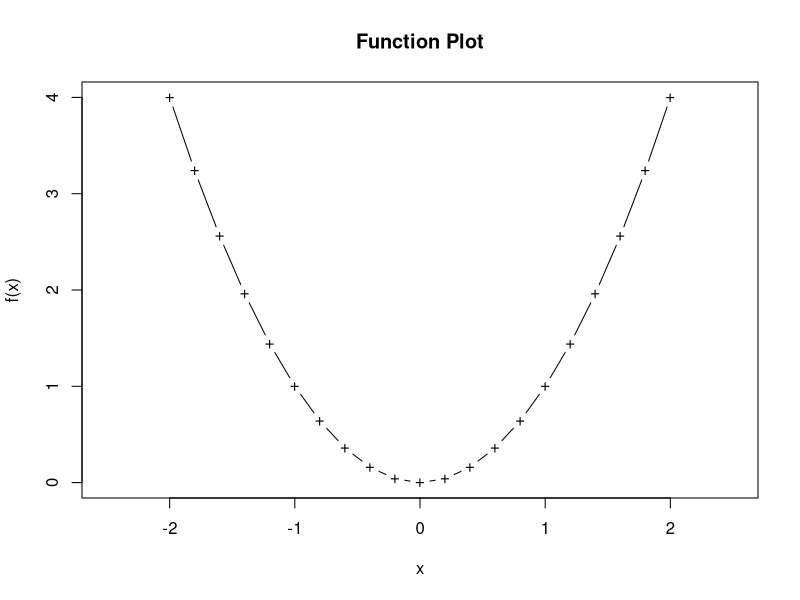
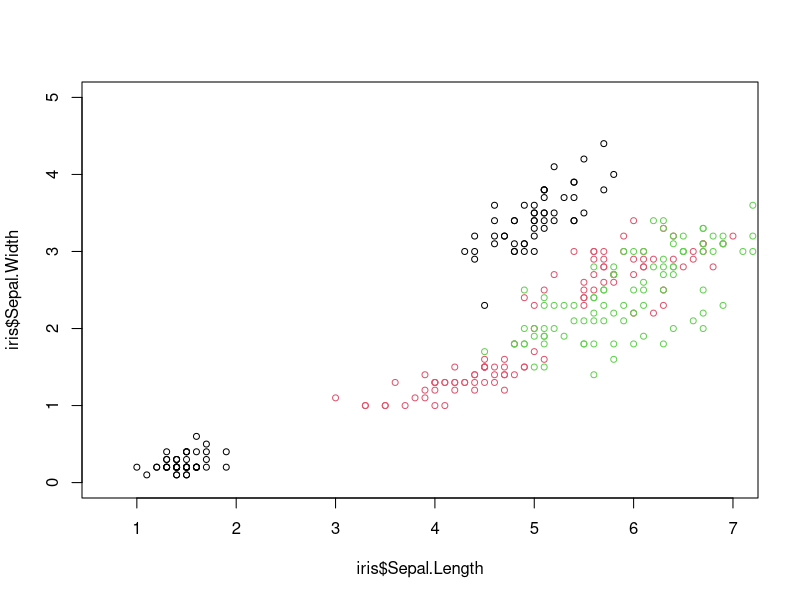
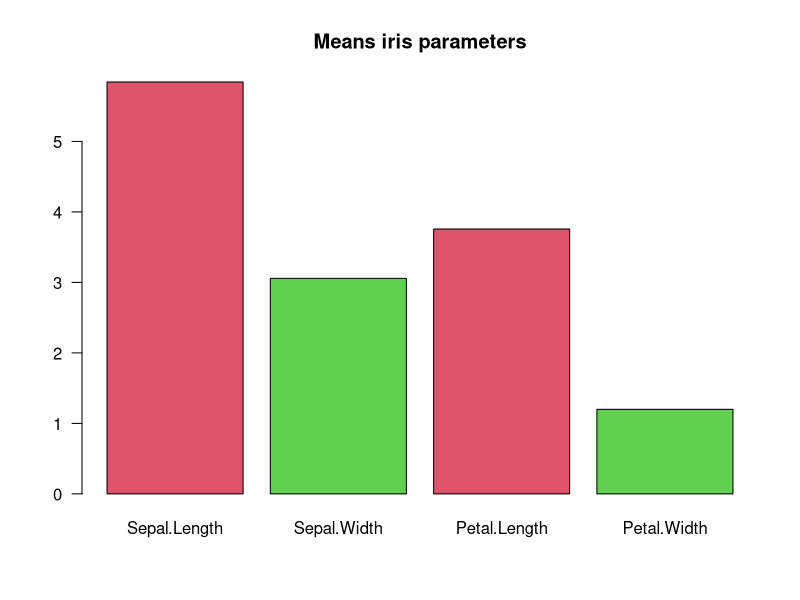
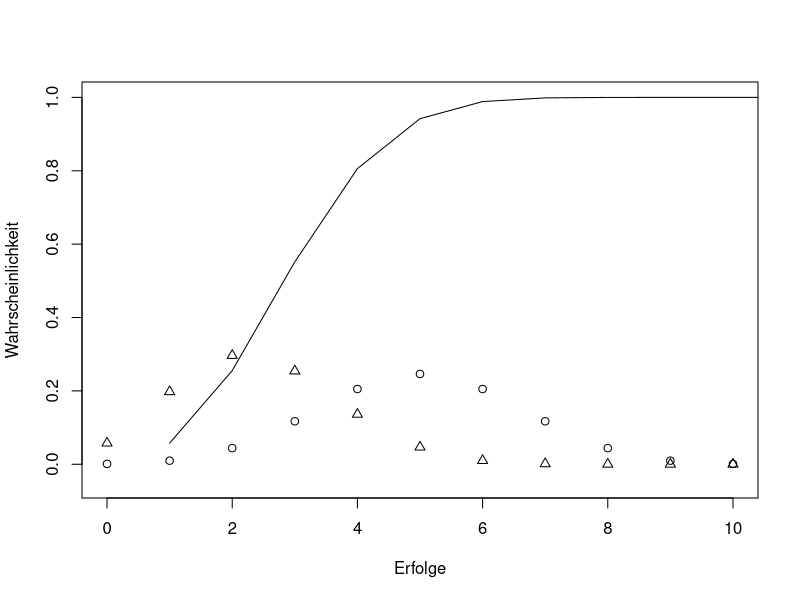
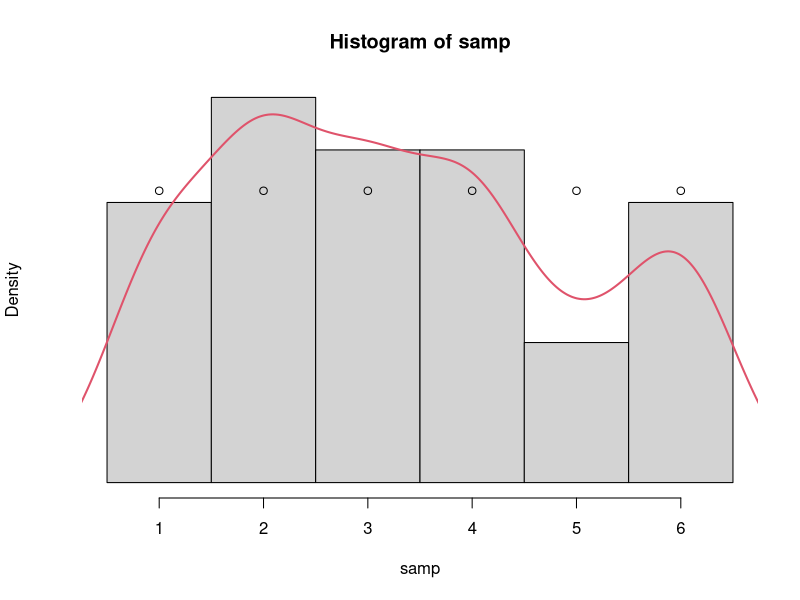
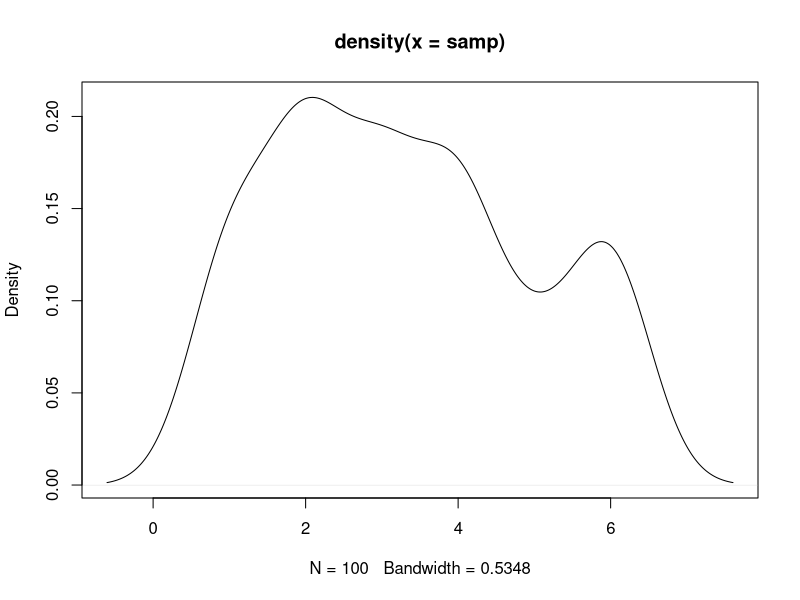
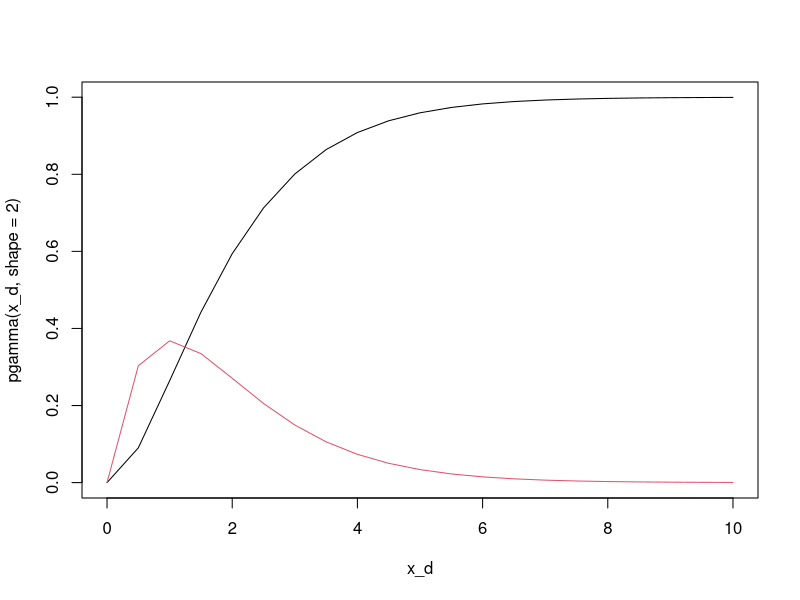
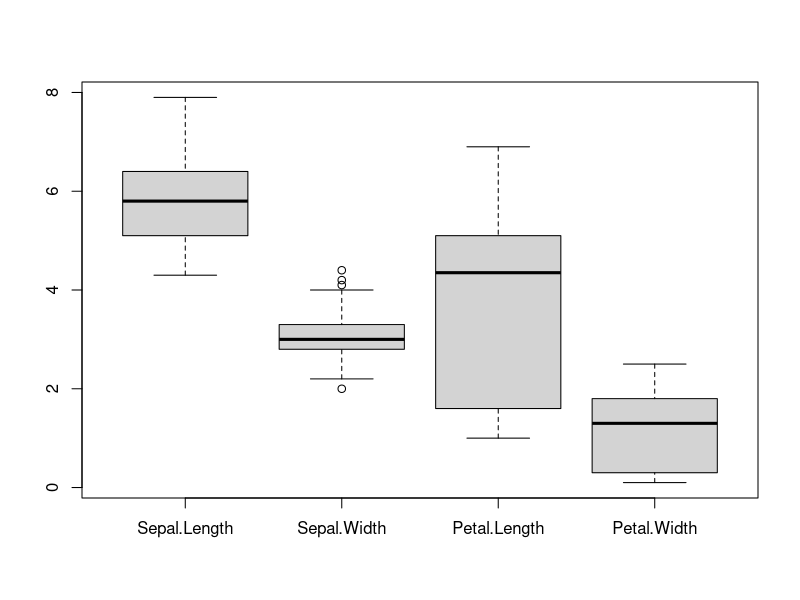

Reproduce these figures in R, in order.
# R plotting:
# Base R Grafiken:
# plot erzeugende Fkt./High-Level plotting Fkt. 
# plot(), hist(), boxplot(), barplot() ...

# plot erweiternde Fkt./Low-Level plotting Fkt. 
# lines(), points(), density(), legend()

# Plotten einer Funktion:
f <- function(x){x^2}
x <- seq(-2, 2, 0.2)
plot(x,f(x), type="b", pch="+", xlab="x", ylab="f(x)", xlim=c(-2.5,2.5), 
     main="Function Plot")
# type:
# p - points
# l - line
# b - punkte u. line dazwischen
# ...

# Scatterplot
colmap <- 1:3#c("red", "green", "blue")
sp <- unique(iris$Species)
names(colmap) <- sp
plot(iris$Sepal.Length, iris$Sepal.Width, col=colmap[iris$Species],
     cex=0.8, xlim=c(0.7,7), ylim=c(0,5)) 
# Achtung: Achsenlimits müssen in der Hauptplotfkt. gesetzt werden
# können nicht in Plot-Erweiternden Fkt. gesetzt werden
points(iris$Petal.Length, iris$Petal.Width, col=colmap[iris$Species],
       cex=0.8)
# jeder geplotteter Punkt muss Farbe zugewiesen bekommen




# Barplots
means <- colMeans(iris[,1:4])
barplot(means, las=1, col=c(rep(c(2,3),2)), horiz=FALSE, main="Means iris parameters",
        names=NULL)
# names: Balkenlabels unter Balken (bei horiz=FALSE)
# las: Ausrichtung Achsenbeschriftungen
# 1 - beide horizontal, 4 - beide vertikal
# 2 - nur x vertikal, 3 - y vertikal

# Setzen von Default-Parametern für zukünftige Plots:
# par(col="red")
# par(col="red") setzt die Default Farbe auch für viele andere Elemente
# - wie z. B. plot box  


# Ändern der Plot-Ränder:
# par(mai=c(bottom, left, top, right)) -> Einheit: inches
# oder mar statt mai -> Einheit: Zeilenlänge


# Verteilungen
# Muster von built-in R-Funktionen für Verteilungen
# d<Dist> - Wert pdf
# p<Dist> - Wert cpdf
# r<Dist>(n, ...) - Sampled n Werte von der Verteilung

x_ <- seq(0,10,1)
plot(x_, dbinom(x_, size=10, prob=0.5), ylab="Wahrscheinlichkeit", 
     xlab="Erfolge", ylim=c(-0.05,1))
points(x_, dbinom(x_, size=8, prob=0.3), pch=2)
lines(pbinom(x_, size=8, prob=0.3))

# Histogramme
samp <- sample.int(n=6, replace=TRUE, size=100) # Würfelwürfe mit fairem Würfel
hist(samp, breaks=seq(0.5,6.5,1), probability = TRUE, axes=FALSE)
axis(side=1, at=seq(1,6,1), labels=TRUE)
points(1:6, rep(1/6,6))

# ECDF:
# Vgl. von Vert. 
# - nicht Abh. von Binbreite wie Histogramme
# - Vgl. von Kurven einfacher als Histogramme
# - Vgl. von Quantilen

# Density Plot
lines(density(samp), col=2, lwd=2)
# - Kernel-Dichteschätzung 
# - glättet Histogramm, approximiert kontinuierliche Verteilung des Histogramms
# Vorteile: 
# - visuell ansprechend
# - kann Identifikation d. Vert. vereinfachen durch geglättete Darstellung (Moden identifizieren)
# - keine Abh. von Parametern wie Binbreite
# - besser um untersch. Vert. zu vergleichen
# Probleme:
# - fügt künstliche Daten ein/generiert diese
#   -> Abweichung von realer Verteilung
#   - besonders an Rändern d. Vert.
# - verdeckt möglicherweise feine Peaks im Histogramm
# - für wenige Datenpkt. Dichtevert. sehr abh. von Kernel-Größe
#   - daher besser für große Datensätze 

# Density alleine
plot(density(samp))

x_d <- seq(0,10,0.5)
plot(x_d, pgamma(x_d, shape=2), type='l')
lines(x_d, dgamma(x_d, shape=2), type='l', col=2)


# Quantile:
# alpha-Quant. ist Mittel zw. dem kleinsten u. größten Wert 
# der (aufsteigend) sort. Daten, sodass alpha*100% der sort Daten <= diesem Wert sind 
# z. B. [1,2] oder [1,2,3] 
# Quartile: es gibt 1.-3. in 25% Schritten

# Boxplots
# Whisker zeigen am weitesten entfernt liegende Datenpunkte, 
# die noch <= range*IQR von 1. bzw. 3. Quartil entfernt sind
# range = 1,5 (default)
# IQR = 3. - 1. Quartil
# Ausreißer: alle weiter entfernt liengenden Datenpkt.
boxplot(iris[,1:4])
# - Nutzen: Gegenüberstellung der Streuungen versch. Verteilungen 
#   - auch Zsmf. einer Vert.

# QQ-Plots:
# - Scatterplot der Quantile
# - besserer Vgl. zw. 2 Verteilungen als ECDF
#   - ECDF zeigt zwar auch Quartile (alpha auf y-Achse) an
#   - QQ-Plot direkte Vergleich auf Entfernung zur Winkelhalbierenden Mgl. (einfacher)
# qqnorm(<Samples>) z. B. Vgl. gg. Normalvert.


# Violin-Plot:
# - Gegenüberstellungen von Density Plots von Verteilungen
# - besonders nützl. wenn viele Verteilungen
# Vgl. mit Boxplot:
# - keine Ausreißer bzw. Grenzen u. kann wieder Daten "dazulügen" (weniger genau)

# Hirarch-Clustern:
# UPGMA: iterativ 2 Cluster mit kleinster Distanz verschmolzen
# Experimente Clustern 
#   -> Qualitätskontrolle
#   - Überblick über Ähnlichkeiten Genexpression
# Auswahl zu Fusionierende Cluster
# Single-Linkage: - Kettenartige Cluster
# Complete-Linkage: - Kompakte Runde Cluster
# Average: Mittelweg



# ggplot2
library(ggplot2)
# Achtung Daten müssen Data-Frame/Tibble sein
# Scatterplot
ggplot(iris, aes(x=Sepal.Length, y=Sepal.Width, colour=Species, shape=Species)) +
  geom_point()

# Histogramm
samp <- data.frame(x=sample.int(n=6, size=100, replace=TRUE))
ggplot(samp, aes(x=x)) +
  geom_histogram(binwidth=1, fill="white", color="black")
# geom_histogram hat spez. Parameter, kommen nicht in aes()

# 2D-Histogram:
# besser als Scatterplot, wenn viele Daten auf 1 Haufen

# Boxplot
# Data-Frame muss in long-Format überführt werden, 
# da aes() nur Angabe 1 Spalte für x u. für y erlaubt
library(tidyr)
iris.l <- iris |> pivot_longer(cols=1:4, names_to="Param", values_to="Value")
ggplot(iris.l, aes(x=Param, y=Value)) +
  geom_boxplot() +
  theme(axis.text.x=element_text(angle=90, vjust=-1))
